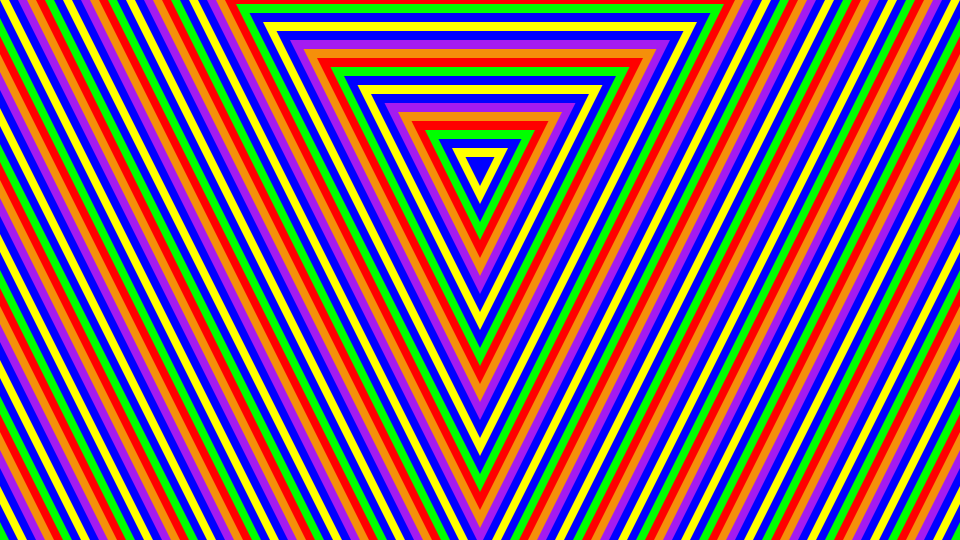
Frame 1 (no input)
Frame 2 (the mouse pressed at the canvas centre, redrawn once): identical to frame 1, image omitted

The Processing sketch that drew this single still picture (run headless with seeded random() and noise(); the mouse was pressed at the canvas centre and the sketch redrawn once):

// Processing sketch: Sol_LeWitt_Answer_2
// ── Sol_LeWitt_Answer_2.pde
//creating a arralylist to cycle through list of colours
ArrayList<Integer> colors = new ArrayList<Integer>();
int j;

void setup() {
  //list of colours
  colors.add(color(255, 0, 0));
  colors.add(color(0, 255, 0));
  colors.add(color(0, 0, 255));
  colors.add(color(255, 255, 0));
  colors.add(color(0, 0, 255));
  colors.add(color(164, 27, 240));
  colors.add(color(245, 143, 10));

  size(960, 540);
}

void draw() {
  background (255); 
  //noLoop() to stop draw from looping
  noLoop();
  noStroke();
  int j = 0;
  int col = 0;
  for ( int i = 0; i < 74; i++) {
    j++;
    if(j >= colors.size()) {
      j = 0;
    }
    col = colors.get(j);
    // int col = colors.get(i%colors.size());
    fill(col);
    int n = i*9;
    //using pythagaros theorem to measure the ratio of triangle then working backwards to make sure colour fits the entire dimension
    triangle(-520 + n*1.5, -500 + n, 480, 1500 - n*2, 1480 - n*1.5, -500 + n);
  }
  
  
}
